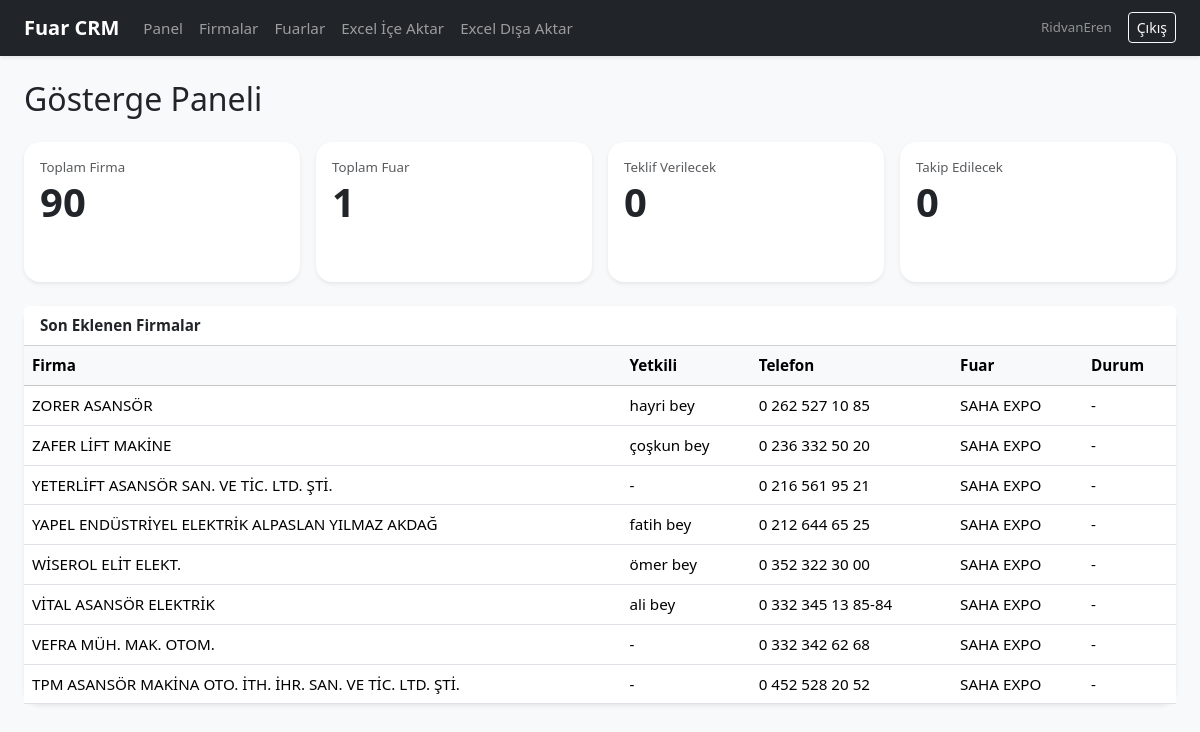
The app's page / (signed in) with its own data.
### crm/models.py (models this page shows, shortened)
class Company(models.Model):
    STATUS_CHOICES = [
        ('katiliyor', 'Katılıyor'),
        ('katilmiyor', 'Katılmıyor'),
        ('ulasilamadi', 'Ulaşılamadı'),
        ('tekrar_ara', 'Tekrar Ara'),
        ('iptal', 'İptal'),
        ('teklif_ver', 'Teklif Ver'),
        ('sozlesme_hazirla', 'Sözleşme Hazırla'),
    ]
    ACTION_CHOICES = [
        ('ara', 'Ara'),
        ('mail_at', 'Mail At'),
        ('teklif_hazirla', 'Teklif Hazırla'),
        ('toplanti_yap', 'Toplantı Yap'),
        ('takip_et', 'Takip Et'),
    ]
    fair = models.ForeignKey(Fair, on_delete=models.SET_NULL, null=True, blank=True, related_name='companies')
    owner = models.ForeignKey(User, on_delete=models.SET_NULL, null=True, blank=True, related_name='companies')
    company_id_code = models.CharField(max_length=50, blank=True)
    fair_id_code = models.CharField(max_length=50, blank=True)
    company_name = models.CharField(max_length=255)
    authorized_person = models.CharField(max_length=255, blank=True)
    phone = models.CharField(max_length=50, blank=True)
    email = models.EmailField(blank=True)
    website = models.URLField(blank=True)
    address = models.TextField(blank=True)
    company_status = models.CharField(max_length=50, choices=STATUS_CHOICES, blank=True)
    next_action = models.CharField(max_length=50, choices=ACTION_CHOICES, blank=True)
    last_contact = models.DateField(null=True, blank=True)
    notes = models.TextField(blank=True)
    created_at = models.DateTimeField(auto_now_add=True)
    updated_at = models.DateTimeField(auto_now=True)
    class Meta:
        ordering = ['company_name']

class Fair(models.Model):
    name = models.CharField(max_length=255)
    city = models.CharField(max_length=100, blank=True)
    country = models.CharField(max_length=100, blank=True)
    start_date = models.DateField(null=True, blank=True)
    end_date = models.DateField(null=True, blank=True)
    organizer = models.CharField(max_length=255, blank=True)
    description = models.TextField(blank=True)
    class Meta:
        ordering = ['-start_date', 'name']
    def __str__(self):
        return self.name

### crm/views.py (the view)
# urls.py: path('', dashboard, name='dashboard'),
@login_required
def dashboard(request):
    context = {
        'company_count': Company.objects.count(),
        'fair_count': Fair.objects.count(),
        'teklif_count': Company.objects.filter(company_status='teklif_ver').count(),
        'follow_count': Company.objects.filter(next_action='takip_et').count(),
        'last_companies': Company.objects.select_related('fair').order_by('-created_at')[:8],
    }
    return render(request, 'crm/dashboard.html', context)

### crm/templates/crm/dashboard.html
{% extends 'crm/base.html' %}
{% block content %}
<h2 class="mb-4">Gösterge Paneli</h2>
<div class="row g-3 mb-4">
    <div class="col-md-6 col-xl-3">
        <div class="card border-0 shadow-sm stat-card">
            <div class="card-body">
                <div class="text-muted small">Toplam Firma</div>
                <div class="display-6 fw-semibold">{{ company_count }}</div>
            </div>
        </div>
    </div>
    <div class="col-md-6 col-xl-3">
        <div class="card border-0 shadow-sm stat-card">
            <div class="card-body">
                <div class="text-muted small">Toplam Fuar</div>
                <div class="display-6 fw-semibold">{{ fair_count }}</div>
            </div>
        </div>
    </div>
    <div class="col-md-6 col-xl-3">
        <div class="card border-0 shadow-sm stat-card">
            <div class="card-body">
                <div class="text-muted small">Teklif Verilecek</div>
                <div class="display-6 fw-semibold">{{ teklif_count }}</div>
            </div>
        </div>
    </div>
    <div class="col-md-6 col-xl-3">
        <div class="card border-0 shadow-sm stat-card">
            <div class="card-body">
                <div class="text-muted small">Takip Edilecek</div>
                <div class="display-6 fw-semibold">{{ follow_count }}</div>
            </div>
        </div>
    </div>
</div>
<div class="card border-0 shadow-sm">
    <div class="card-header bg-white fw-semibold">Son Eklenen Firmalar</div>
    <div class="table-responsive">
        <table class="table table-hover mb-0 align-middle">
            <thead class="table-light">
                <tr>
                    <th>Firma</th>
                    <th>Yetkili</th>
                    <th>Telefon</th>
                    <th>Fuar</th>
                    <th>Durum</th>
                </tr>
            </thead>
            <tbody>
                {% for company in last_companies %}
                <tr>
                    <td>{{ company.company_name }}</td>
                    <td>{{ company.authorized_person|default:'-' }}</td>
                    <td>{{ company.phone|default:'-' }}</td>
                    <td>{{ company.fair|default:'-' }}</td>
                    <td>{{ company.get_company_status_display|default:'-' }}</td>
                </tr>
                {% empty %}
                <tr><td colspan="5" class="text-center py-4">Henüz kayıt yok.</td></tr>
                {% endfor %}
            </tbody>
        </table>
    </div>
</div>
{% endblock %}

### crm/templates/crm/base.html (shortened to what this page needs)
<!doctype html>
<html lang="tr">
<head>
    <link href="https://cdn.jsdelivr.net/npm/bootstrap@5.3.3/dist/css/bootstrap.min.css" rel="stylesheet">
    <link href="/static/css/style.css" rel="stylesheet">
</head>
<body class="bg-light">
<nav class="navbar navbar-expand-lg navbar-dark bg-dark shadow-sm">
    <div class="container-fluid px-4">
        <a class="navbar-brand fw-semibold" href="{% url 'dashboard' %}">Fuar CRM</a>
        <div class="collapse navbar-collapse" id="navbarNav">
            <div class="navbar-nav">
                <a class="nav-link" href="{% url 'dashboard' %}">Panel</a>
                <a class="nav-link" href="{% url 'company_list' %}">Firmalar</a>
                <a class="nav-link" href="{% url 'fair_list' %}">Fuarlar</a>
                <a class="nav-link" href="{% url 'import_excel' %}">Excel İçe Aktar</a>
                <a class="nav-link" href="{% url 'export_excel' %}">Excel Dışa Aktar</a>
            </div>
            <div class="ms-auto d-flex align-items-center gap-3">
                {% if user.is_authenticated %}
                    <span class="text-white-50 small">{{ user.username }}</span>
                    <a class="btn btn-outline-light btn-sm" href="{% url 'logout' %}">Çıkış</a>
                {% endif %}
            </div>
        </div>
    </div>
</nav>
<div class="container-fluid px-4 py-4">
    {% block content %}{% endblock %}
</div>
</body>
</html>

### static/css/style.css (style rules this page uses)
body { font-size: 0.95rem; }
.card { border-radius: 16px; }
.stat-card { min-height: 140px; }
.table th, .table td { vertical-align: middle; }

### records on screen
Company: company_name "ZORER ASANSÖR", authorized_person "hayri bey", phone "0 262 527 10 85", fair "SAHA EXPO", company_status "-"
Company: company_name "ZAFER LİFT MAKİNE", authorized_person "çoşkun bey", phone "0 236 332 50 20", fair "SAHA EXPO", company_status "-"
Company: company_name "YETERLİFT ASANSÖR SAN. VE TİC. LTD. ŞTİ.", authorized_person "-", phone "0 216 561 95 21", fair "SAHA EXPO", company_status "-"
Company: company_name "YAPEL ENDÜSTRİYEL ELEKTRİK ALPASLAN YILMAZ AKDAĞ", authorized_person "fatih bey", phone "0 212 644 65 25", fair "SAHA EXPO", company_status "-"
Company: company_name "WİSEROL ELİT ELEKT.", authorized_person "ömer bey", phone "0 352 322 30 00", fair "SAHA EXPO", company_status "-"
Company: company_name "VİTAL ASANSÖR ELEKTRİK", authorized_person "ali bey", phone "0 332 345 13 85-84", fair "SAHA EXPO", company_status "-"
Company: company_name "VEFRA MÜH. MAK. OTOM.", authorized_person "-", phone "0 332 342 62 68", fair "SAHA EXPO", company_status "-"
Company: company_name "TPM ASANSÖR MAKİNA OTO. İTH. İHR. SAN. VE TİC. LTD. ŞTİ.", authorized_person "-", phone "0 452 528 20 52", fair "SAHA EXPO", company_status "-"

### other values on screen
{{ user.username }} "RidvanEren"
{{ company_count }} "90"
{{ fair_count }} "1"
{{ teklif_count }} "0"
{{ follow_count }} "0"
